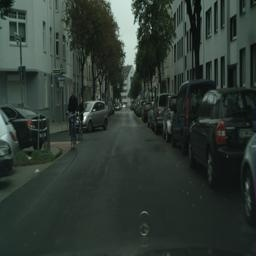
#> input picture cityscapes_data/Train_data/1007.jpg_train.jpg, 256 x 256 px, found by its file name; its folder holds 4 pictures in this run
$ python binary_mask.py
#> lines starting #> are read from the running program, lines starting #| are printed output that depends on the picture
# -*- coding: utf-8 -*-
"""
Created on Thu Apr 18 19:33:26 2024

@author: krish
"""

import os
import cv2


# Specify the input and output directories
path = 'D:/Semantic segmentation project/cityscapes_data/Train_data/'
output_folder = 'D:/Semantic segmentation project/cityscapes_data/Train_mask/'

# Create the output folder if it doesn't exist
if not os.path.exists(output_folder):
    os.makedirs(output_folder)

# Iterate over each file in the input folder
P = sorted(os.listdir(path))
for i in P:
    image = cv2.imread(path+i,cv2.IMREAD_COLOR)
#> image is the input picture: shape (256, 256, 3); mean B, G, R 51.3, 57.5, 47


    # Threshold the image to create a binary mask
    ret, mask = cv2.threshold(image, 138, 255, cv2.THRESH_BINARY)
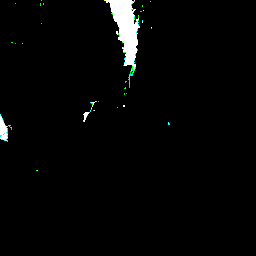
#> mask: shape (256, 256, 3); mean B, G, R 5.5, 5.9, 5.2

    cv2.imwrite(output_folder+i+"_label.jpg",mask)
#> pass 2 of the loop `for i in P:`:
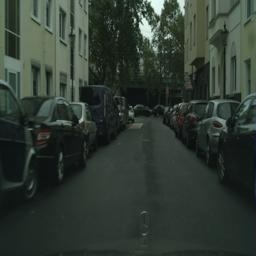
#> input picture cityscapes_data/Train_data/1010.jpg_train.jpg, 256 x 256 px, found by its file name
#> image is the input picture: shape (256, 256, 3); mean B, G, R 51.5, 59.4, 49.3
#> `ret, mask = cv2.threshold(image, 138, 255, cv2.THRESH_BINARY)`:
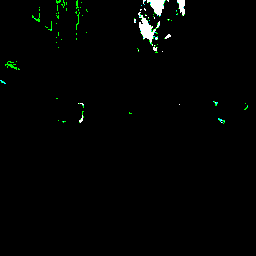
#> mask: shape (256, 256, 3); mean B, G, R 2.5, 3.7, 2.3
#> pass 3 of the loop `for i in P:`:
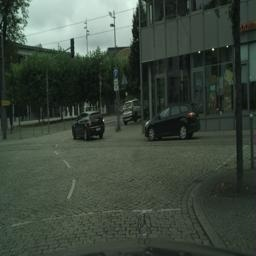
#> input picture cityscapes_data/Train_data/1078.jpg_train.jpg, 256 x 256 px, found by its file name
#> image is the input picture: shape (256, 256, 3); mean B, G, R 62.6, 73.6, 62.6
#> `ret, mask = cv2.threshold(image, 138, 255, cv2.THRESH_BINARY)`:
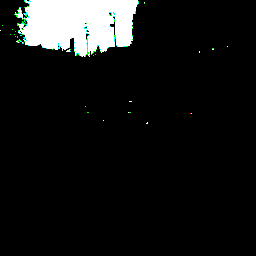
#> mask: shape (256, 256, 3); mean B, G, R 20.7, 21.2, 20.2
#> the loop made 4 passes; the first 3 are shown
